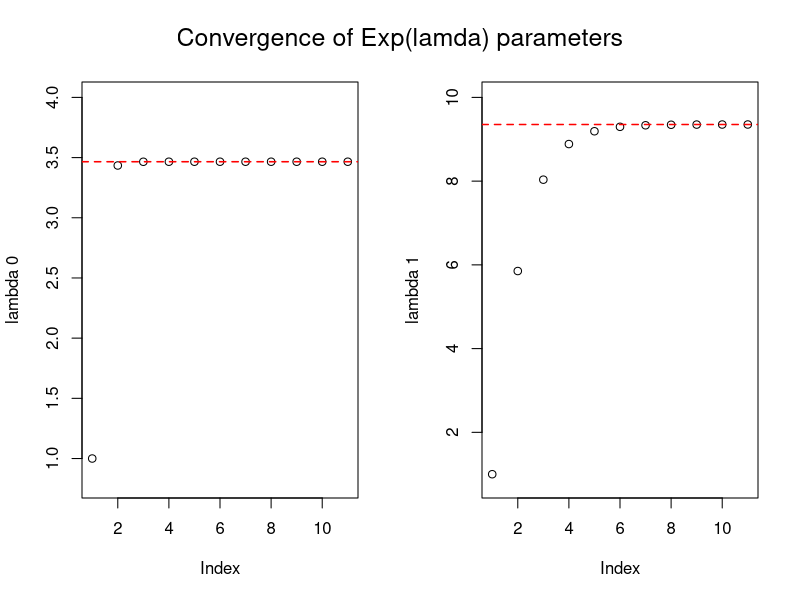

Generate this figure with R:

read.data = function() {
  z = read.table("ex3-additional-files/z.txt", 
               header=F, col.names=c('z'))
  u = read.table("ex3-additional-files/u.txt", 
               header=F, col.names=c('u'))

  observed = list(unlist(z), unlist(u))
  names(observed) = c("z", "u")
  return (observed)
}

EM.step = function(lambdas, z, u, c0, c1) {
  # Update the estimates for the parameters
  # lam.0.t and lam.1.t:
  n = length(z)
  
  lam0 = lambdas[1]
  kappa0 = sum((1 - u)*(1/lam0 - z/(exp(lam0*z) - 1)))
  
  lam1 = lambdas[2]
  kappa1 = sum(u*(1/lam1 - z/(exp(lam1*z) - 1)))
  
  lambdas.next = n/c(c0 + kappa0, c1 + kappa1)
  return(lambdas.next)
}

l2.norm = function(x) sqrt(sum(x^2))

EM.optimization = function(lambdas, z, u, rtol=1.0e-5, atol=1.0e-3) {
  # lambdas = c(lam.0, lam.1)
  if (length(lambdas) != 2) {
    stop("length(lambdas) must equal 2.")
  }
  # Use a relative tolerance, forward error stopping criterion.
  # When:
  #  ||lambdas_(t+1) - lambdas_(t)||/||lambdas_(t) - lambdas_(t-1)|| > (1-eps),
  # we say we have converged.
  # Or, converged when:
  #   ||lambdas_(t+1) - lambdas_(t)|| < eps.
  
  c0 = sum(u*z)
  c1 = sum(z) - c0
  
  iterate = function(lambdas) EM.step(lambdas, z, u, c0, c1)
  
  lambdas.prev = lambdas
  lambdas.next = iterate(lambdas)
  
  # Add storage of the lambda values:
  storage = cbind(lambdas.prev, lambdas.next)
  
  while (l2.norm(lambdas.next - lambdas.prev) > atol) {
    lambdas.prev = lambdas.next
    lambdas.next = iterate(lambdas.next)
    
    storage = cbind(storage, lambdas.next)
  }
  
  return (list(lambdas=lambdas.next, iterates=storage))  
}

C1.main = function() {
  observed = read.data()
  z = observed$z; u = observed$u
  
  # Initial guess:
  init.lambdas = c(1.0, 1.0)
  ml.lambdas = EM.optimization(init.lambdas, z, u)
  
  lambdas = ml.lambdas$lambdas
  cat(paste("\nlam0: ", format(lambdas[1], digits=5), 
            " lam1: ", format(lambdas[2], digits=5), 
            "\n\n", sep="")
      )
  print(dim(ml.lambdas$iterates))
  
  par(mfrow = c(1, 2))
  plot(ml.lambdas$iterates[1, ], ylab="lambda 0", ylim=c(0.8, 4.0))
  abline(h=lambdas[1],  
         col = "red",            # Modify color
         lty = "dashed",         # Modify line type
         lwd = 1.5)   
  
  plot(ml.lambdas$iterates[2, ], ylab="lambda 1", ylim=c(0.8, 10.0))
  abline(h=lambdas[2],  
         col = "red",            # Modify color
         lty = "dashed",         # Modify line type
         lwd = 1.5)
  mtext("Convergence of Exp(lamda) parameters", outer=T,  cex=1.5, line=-2.5)
}

C1.main()